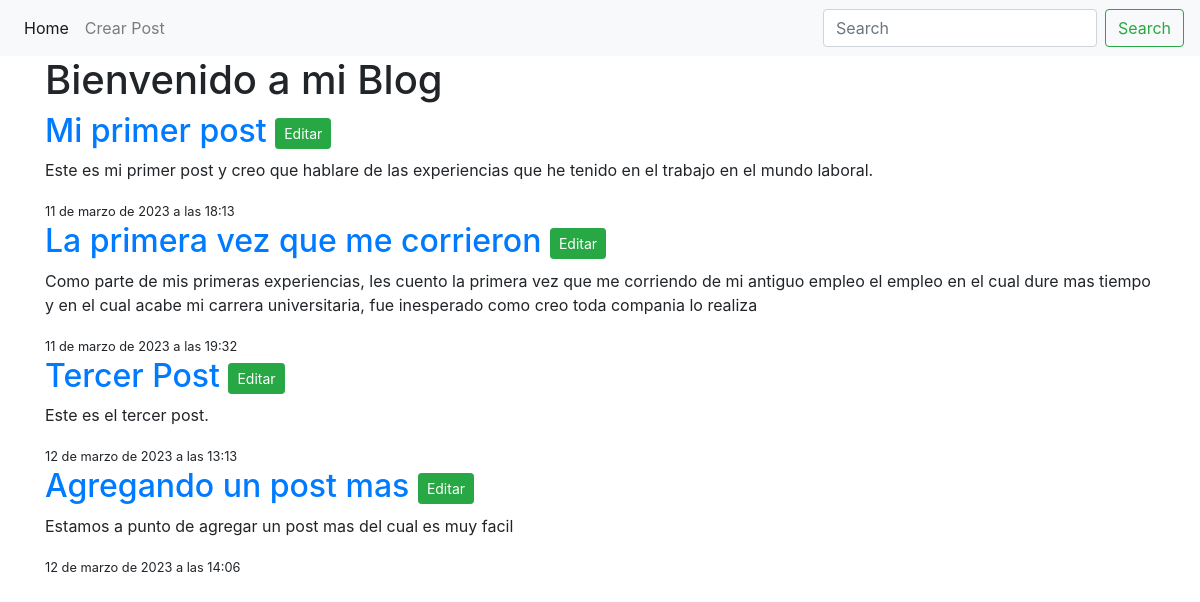
Before: / with the older database file.
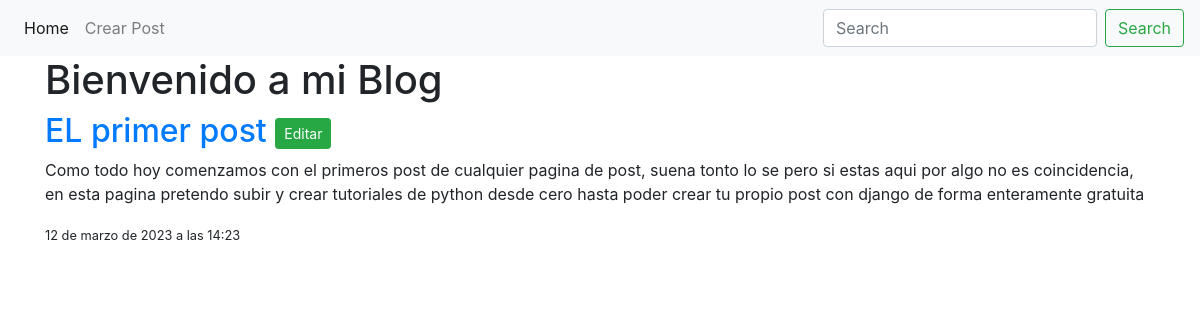
After: the same page with the newer database file.
### blog/models.py (models this page shows, shortened)
class Post(models.Model):
    author = models.ForeignKey(settings.AUTH_USER_MODEL, on_delete=models.CASCADE)
    titulo = models.CharField(max_length=200)
    texto = models.TextField()
    create_date = models.DateTimeField(default=timezone.now)
    published_date = models.DateTimeField(blank=True, null=True)

### blog/views.py (the view)
# urls.py: path('', views.post_list, name="post_list"),
def post_list(request):
    posts = Post.objects.all().order_by("published_date")
    return render(request, 'blog/post_list.html', {"posts":posts})

### blog/templates/blog/post_list.html
{% extends "blog/base.html" %}
{% block container %}
  <article>
      {% for post in posts %}
          <section>
            <h2><a href="{% url 'post_detail' pk=post.pk %}">{{post.titulo}}</a>
            <a class="btn btn-sm btn-success" href="{% url 'post_edit' pk=post.pk %}">Editar</a>
            </h2>
              <p>{{post.texto}}</p>
              <small>{{post.create_date}}</small>
          </section>
      {% endfor %}
  </article>
{% endblock %}

### blog/templates/blog/base.html (shortened to what this page needs)
{% load static %}
<!doctype html>
<html lang="en">
  <head>
    <link rel="stylesheet" href="https://cdn.jsdelivr.net/npm/bootstrap@4.0.0/dist/css/bootstrap.min.css">
    <link rel="stylesheet" href="{% static 'style.css'%}">
  </head>
  <body>
    <nav>
      {% include 'blog/navbar.html'%}
    </nav>
    <div class="container">
      <header>
        <h1>Bienvenido a mi Blog</h1>
      </header>
      {% block container %}
      {% endblock %}
    </div>
  </body>
</html>

### blog/templates/blog/navbar.html
<nav class="navbar navbar-expand-lg navbar-light bg-light">
    <div class="collapse navbar-collapse" id="navbarSupportedContent">
      <ul class="navbar-nav mr-auto">
        <li class="nav-item active">
          <a class="nav-link" href="{% url 'post_list'%}">Home <span class="sr-only">(current)</span></a>
        </li>
        <li class="nav-item">
          <a class="nav-link" href="{% url 'post_new'%}">Crear Post</a>
        </li>
      </ul>
      <form class="form-inline my-2 my-lg-0">
        <input class="form-control mr-sm-2" type="search" placeholder="Search" aria-label="Search">
        <button class="btn btn-outline-success my-2 my-sm-0" type="submit">Search</button>
      </form>
    </div>
  </nav>

### blog/static/style.css (style rules this page uses)
h2 { color: #C25100; }

Changed rows visible on the page:
removed Post: titulo "Mi primer post", texto "Este es mi primer post y creo que hablare de las experiencias que he tenido en el trabajo en el mundo laboral.", create_date "11 de marzo de 2023 a las 18:13"
removed Post: titulo "La primera vez que me corrieron", texto "Como parte de mis primeras experiencias, les cuento la primera vez que me corriendo de mi antiguo empleo el empleo en el cual dure mas tiempo y en el cual acabe mi carrera universitaria, fue inesperado como creo toda compania lo realiza", create_date "11 de marzo de 2023 a las 19:32"
removed Post: titulo "Tercer Post", texto "Este es el tercer post.", create_date "12 de marzo de 2023 a las 13:13"
removed Post: titulo "Agregando un post mas", texto "Estamos a punto de agregar un post mas del cual es muy facil", create_date "12 de marzo de 2023 a las 14:06"
added Post: titulo "EL primer post", texto "Como todo hoy comenzamos con el primeros post de cualquier pagina de post, suena tonto lo se pero si estas aqui por algo no es coincidencia, en esta pagina pretendo subir y crear tutoriales de python desde cero hasta poder crear tu propio post con django de forma enteramente gratuita", create_date "12 de marzo de 2023 a las 14:23"
